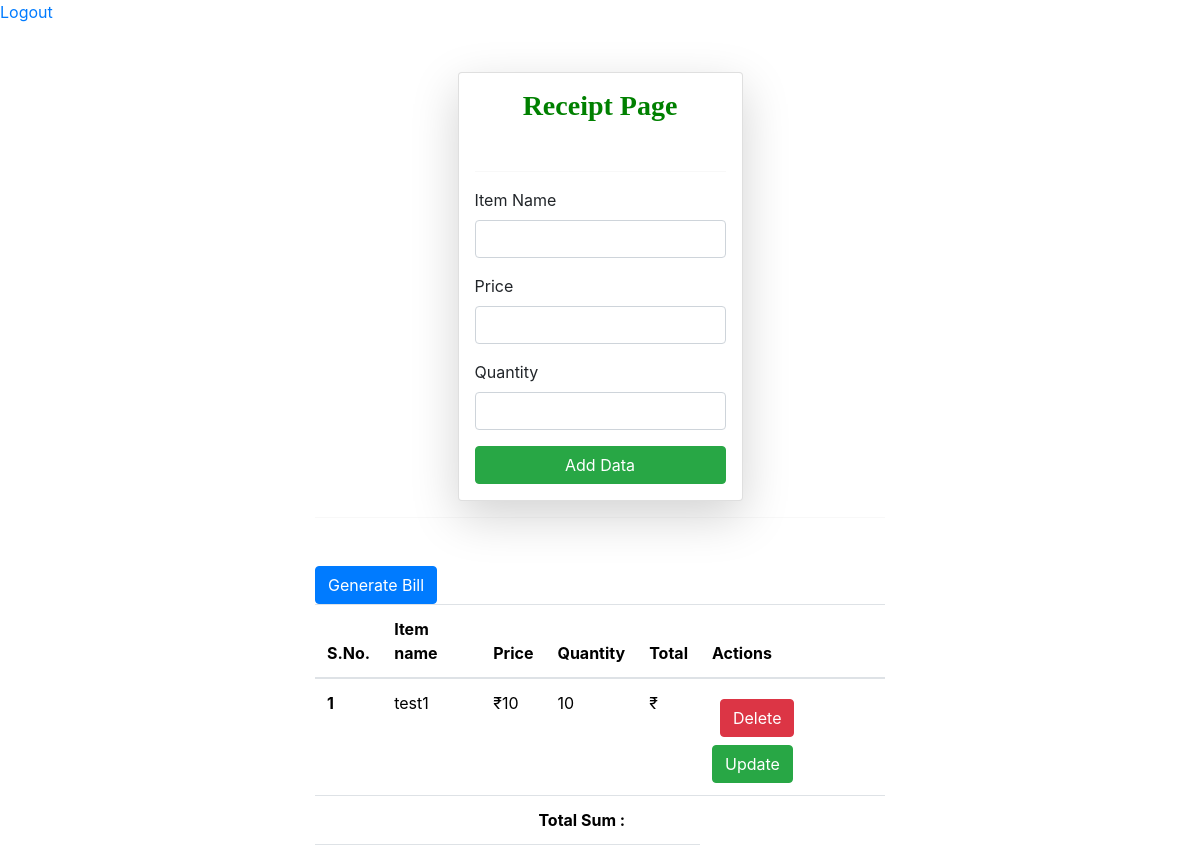
The app's page /billpage/, older data.
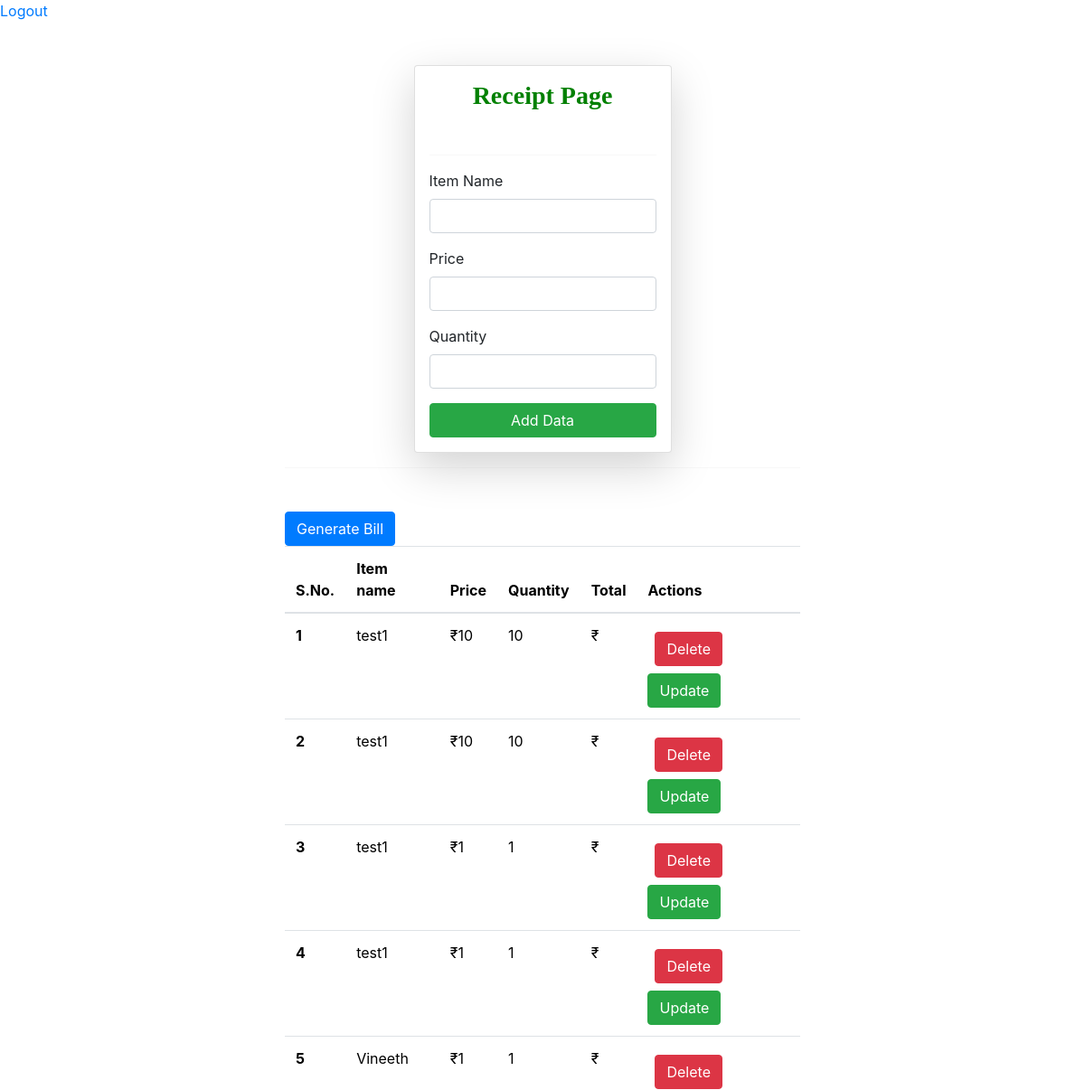
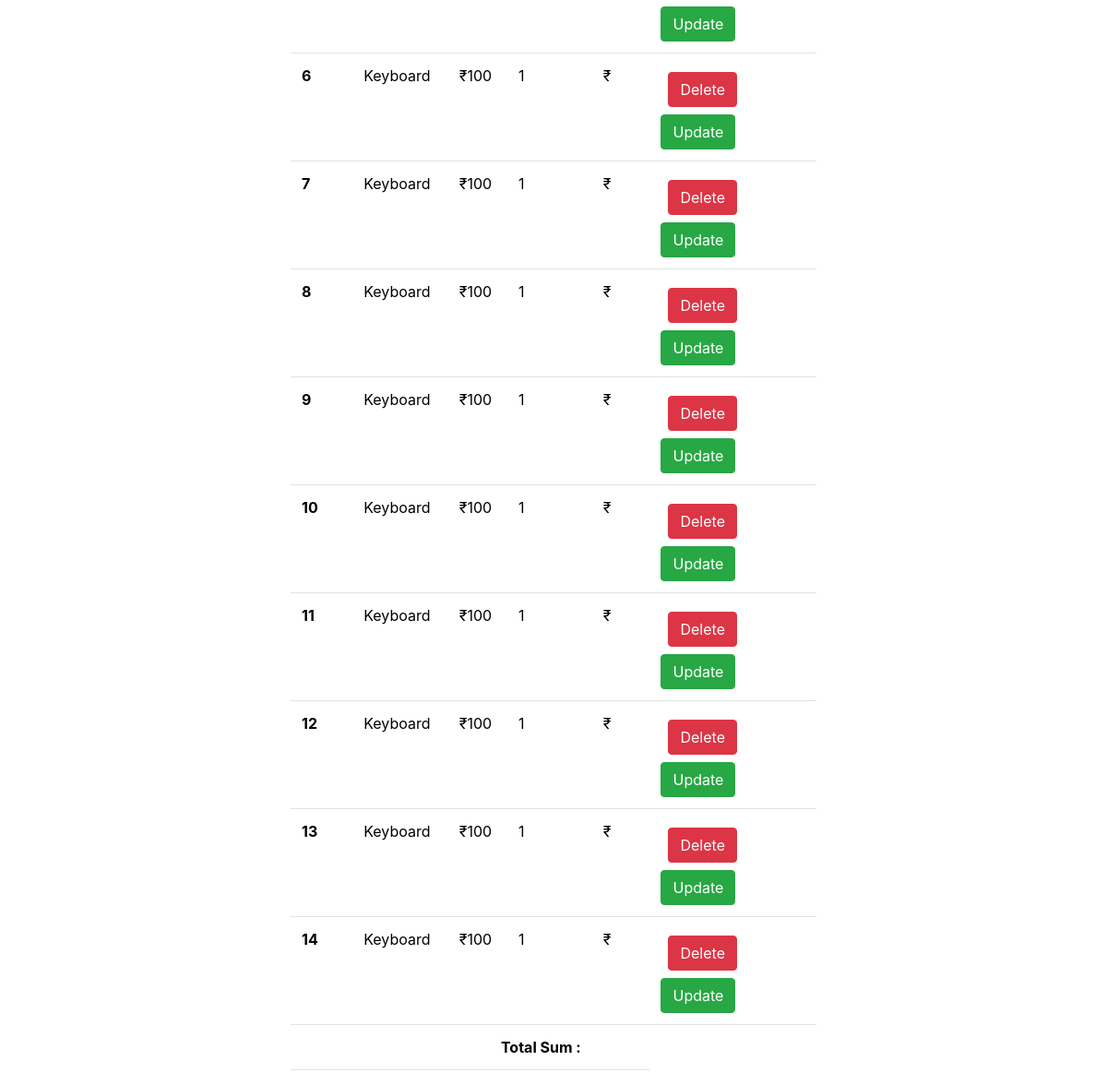
The same page, newer data (2 pictures, top to bottom).
### myapp/models.py (models this page shows)
class receipt(models.Model):
    itemname=models.CharField(max_length=100)
    quantity=models.CharField(max_length=100)
    price=models.CharField(max_length=100)

### myapp/views.py (the view, shortened to what this page needs)
# urls.py: path("billpage/",billpage,name='billpage'),
def billpage(req):
    queryset=receipt.objects.all()
    return render(req,"billpage.html",context={"query":queryset})

### myapp/templates/billpage.html (shortened to what this page needs)
{% extends "base.html" %}
{% block start %}
<link href="https://maxcdn.bootstrapcdn.com/bootstrap/4.5.2/css/bootstrap.min.css" rel="stylesheet">
 <a class="" href="/login">Logout </a>
<div class="container mt-5 col-6">
	<form class="col-6 mx-auto card p-3 shadow-lg" method="post" enctype="multipart/form-data">
		<h3 class="text text-center"> Receipt Page</h3>
		<br>
		<hr>
		<div class="form-group">
		<label for="exampleInputEmail1">Item Name </label>
		<input type="text" name="iteam" class="form-control" required>
		</div>
		<div class="form-group">
		<label for="exampleInputEmail1">Price </label>
		<input name="price" type="number" class="form-control" required>
		</div>
		<div class="form-group">
		<label for="exampleInputPassword1">Quantity </label>
		<input name="quantity" class="form-control" type="number" required>
		</div>
		<button type="submit" class="btn btn-success">Add Data</button>
	</form>
	<hr>
	<div class="class mt-5">
		<form action="">
		<button class="btn btn-primary"> <a class="ok" href="">Generate Bill </a></button>
		</form>
		<table class="table mt-6">
			<thead>
				<tr>
					<th scope="col">S.No. </th>
					<th scope="col">Item name </th>
					<th scope="col">Price </th>
					<th scope="col">Quantity </th>
					<th scope="col">Total </th>
					<th scope="col">Actions</th>
				</tr>
			</thead>
			<tbody>
				{% for receipt in query %}
				<tr>
					<th scope="row">{{forloop.counter}}</th>
					<td>{{receipt.itemname}}</td>
					<td> ₹{{receipt.price}}</td>
					<td>{{receipt.quantity}}</td>
					<td> ₹{{receipt.total}}</td>
					<td>
						<a href="/delete/{{receipt.id }}" class="btn btn-danger m-2">Delete </a>
						<a href="/update/{{receipt.id }}" class="btn btn-success">Update </a>
					</td>
				</tr>
				{% endfor %}
				<tr>
					<th colspan="4" class="text-right">Total Sum :</th>
					<td></td>
				</tr>
			</tbody>
		</table>
	</div>
{% endblock %}

Row changes from the older to the newer data that the page shows:
added receipt: itemname "test1", price "10", quantity "10"
added receipt: itemname "test1", price "1", quantity "1"
added receipt: itemname "test1", price "1", quantity "1"
added receipt: itemname "Vineeth", price "1", quantity "1"
added receipt: itemname "Keyboard", price "100", quantity "1"
added receipt: itemname "Keyboard", price "100", quantity "1"
added receipt: itemname "Keyboard", price "100", quantity "1"
added receipt: itemname "Keyboard", price "100", quantity "1"
added receipt: itemname "Keyboard", price "100", quantity "1"
added receipt: itemname "Keyboard", price "100", quantity "1"
added receipt: itemname "Keyboard", price "100", quantity "1"
added receipt: itemname "Keyboard", price "100", quantity "1"
added receipt: itemname "Keyboard", price "100", quantity "1"
